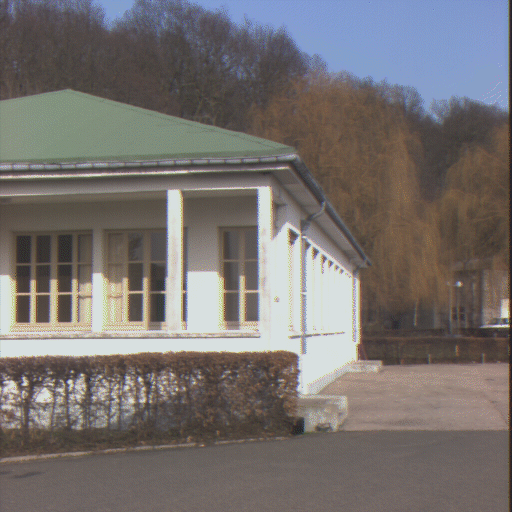
%> input picture ex6/batinria0.tif, 512 x 512 px
$ octave main.m   (GNU Octave 9; MATLAB toolbox functions it lacks are replaced by stand-ins)
%> lines starting %> are read from the running program, lines starting %| are printed output that depends on the picture
### ex6/backproject.m
function backproject(R,T,X1,X2,npts)
% Reconstruct the 3D points
% homo system for reconstruction
M = zeros(npts*3,npts+1);
for i = 1:npts
   M((i*3-2):(i*3),i) = vec2skew(X2(i,:)) * R * X1(i,:)';
   M((i*3-2):(i*3),npts+1) = vec2skew(X2(i,:)) * T;
end
[V,D] = eig(M' * M);
% back project
lambda1 = V(1:npts,1);
gamma = V(npts+1,1);
if all(lambda1 > 0)
    Xb1 = zeros(npts,3);
    for i = 1:npts
       Xb1(i,:) = lambda1(i) * X1(i,:);
    end
    Xb2 = zeros(npts,3);
    for i = 1:npts
       Xb2(i,:) = lambda1(i) * R * X1(i,:)' + gamma * T;
    end
    if all(Xb2(:,3) > 0)
        subplot(1,2,1)
        scatter3(Xb1(:,1),Xb1(:,2),Xb1(:,3));
        axis equal; xlabel('x'); ylabel('y'); zlabel('z');
        title('Camera Frame 1');
        subplot(1,2,2)
        scatter3(Xb2(:,1),Xb2(:,2),Xb2(:,3));
        axis equal; xlabel('x'); ylabel('y'); zlabel('z');
        title('Camera Frame 2');
    end
end

### ex6/getpoints2.m
% example for predefined points
function [x1,y1,x2,y2] = getpoints2()

x1 = [
   10.0000
   92.0000
    8.0000
   92.0000
  289.0000
  354.0000
  289.0000
  353.0000
   69.0000
  294.0000
   44.0000
  336.0000
  ];

y1 = [
  232.0000
  230.0000
  334.0000
  333.0000
  230.0000
  278.0000
  340.0000
  332.0000
   90.0000
  149.0000
  475.0000
  433.0000
    ];

x2 = [
  123.0000
  203.0000
  123.0000
  202.0000
  397.0000
  472.0000
  398.0000
  472.0000
  182.0000
  401.0000
  148.0000
  447.0000
    ];

y2 = [
  239.0000
  237.0000
  338.0000
  338.0000
  236.0000
  286.0000
  348.0000
  341.0000
   99.0000
  153.0000
  471.0000
  445.0000
    ];

end

### ex6/skew2vec.m
function [ x ] = skew2vec( X )
% Convert a skew symmetrical to its 3D vector form.
x = [X(3,2);X(1,3);X(2,1)];
end

### ex6/vec2skew.m
function [ X ] = vec2skew( x )
% Convert a 3D vector to its skew symmetrical form.
X = [0,-x(3),x(2);x(3),0,-x(1);-x(2),x(1),0];
end

### ex6/main.m
close all;
clear;
% images
img1 = imread('batinria0.tif');
%> img1 is the input picture: size 512x512x3 uint8; mean R, G, B 117.8, 112.7, 111.1
img2 = imread('batinria1.tif');
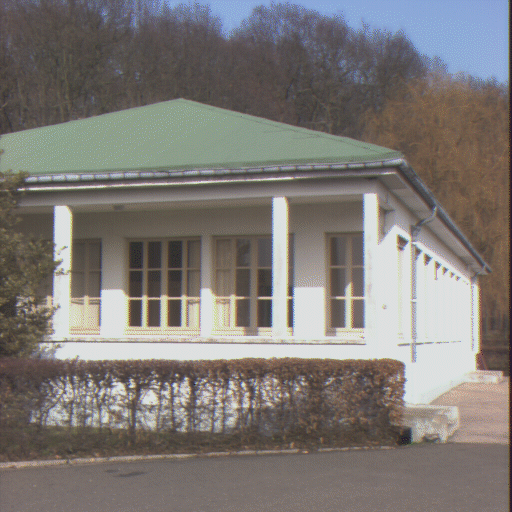
%> input picture ex6/batinria1.tif, 512 x 512 px
%> img2 is the input picture: size 512x512x3 uint8; mean R, G, B 125.5, 120.9, 117.4
% matching pairs
[x1,y1,x2,y2] = getpoints2();
% read figures
subplot(1,2,1)
imshow(img1)
hold on
scatter(x1,y1)
hold off
subplot(1,2,2)
imshow(img2)
hold on
scatter(x2,y2)
hold off
npts = 12;
% intrinsics
K1 = [844.310547 0 243.413315; 0 1202.508301 281.529236; 0 0 1];
K2 = [852.721008 0 252.021805; 0 1215.657349 288.587189; 0 0 1];
K1inv = inv(K1);
K2inv = inv(K2);
X1 = K1inv * [x1';y1';ones(1,npts)];
X2 = K2inv * [x2';y2';ones(1,npts)];
X1 = X1';
X2 = X2';
% homo system
A = zeros(npts,9);
for i = 1:npts
    A(i,:) = kron(X1(i,:),X2(i,:));
end
[U,S,V] = svd(A);
if det(U) < 0 || det(V) < 0
    [U,S,V] = svd(-A);
end
E = reshape(V(:,9),3,3);
% project E to essential space
[U,S,V] = svd(E);
if det(U) < 0 || det(V) < 0
    [U,S,V] = svd(-E);
end
% S
% det(U)
% det(V)
E = U * diag([1,1,0]) * V';
% calculate R and T
Rz1 = [0,1,0;-1,0,0;0,0,1];
Rz2 = [0,-1,0;1,0,0;0,0,1];
R1 = U * Rz1 * V';
R2 = U * Rz2 * V';
T1 = U * Rz1 * U';
T2 = U * Rz2 * U';
T1 = skew2vec(T1);
T2 = skew2vec(T2);
% do reconstruction
backproject(R1,T1,X1,X2,npts);
backproject(R1,T2,X1,X2,npts);
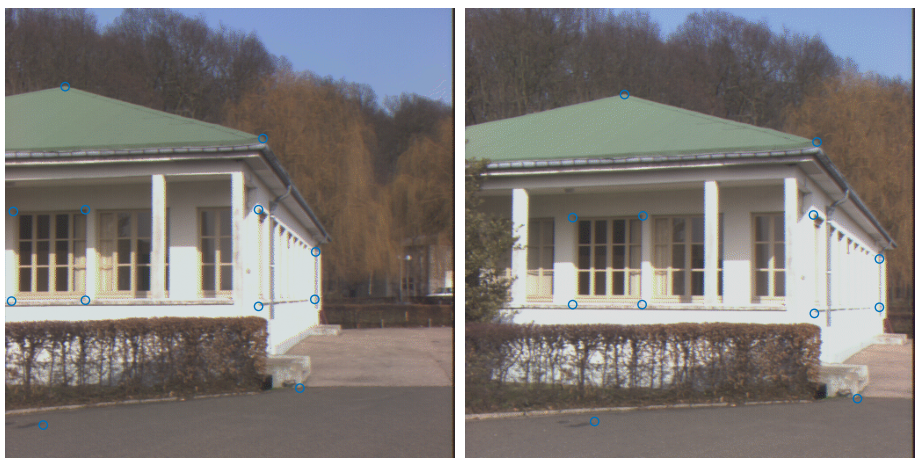
%> figure redrawn from the program's plot data, 2 panels
backproject(R2,T1,X1,X2,npts);
%> call 3 of backproject, with T = [0.428; -0.38; -0.889], npts = 12
%> in backproject (call 3), `title('Camera Frame 1');`:
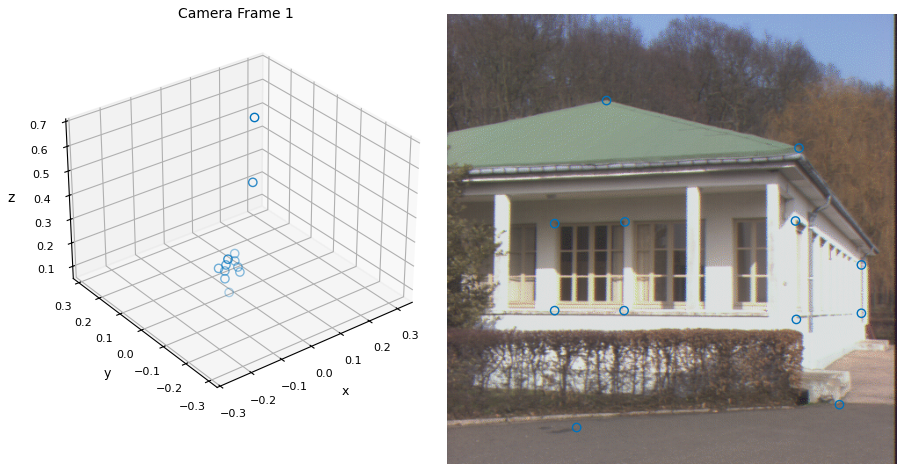
%> figure redrawn from the program's plot data, 2 panels
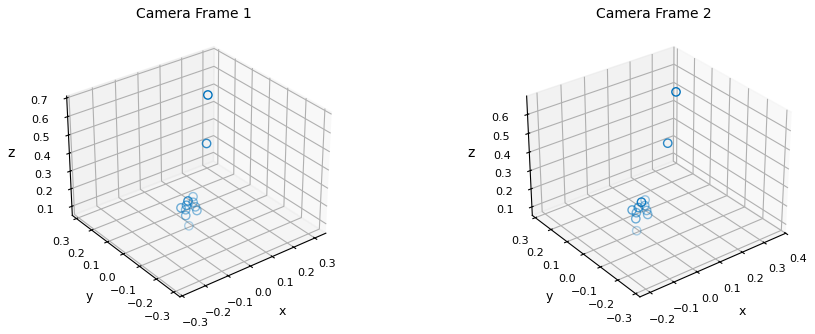
%> figure redrawn from the program's plot data, 2 panels
backproject(R2,T2,X1,X2,npts);
%> call 4 of backproject, with T = [-0.458; -0.413; 0.904], npts = 12
%> in backproject (call 4), `title('Camera Frame 1');`:
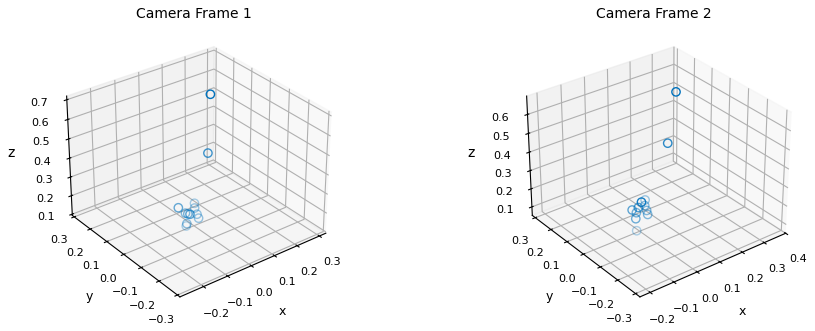
%> figure redrawn from the program's plot data, 2 panels
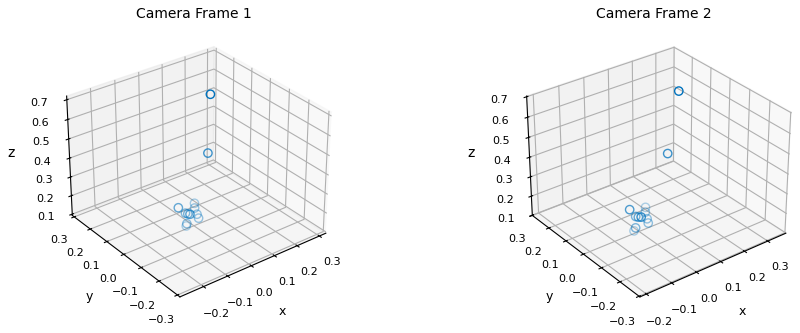
%> figure redrawn from the program's plot data, 2 panels
